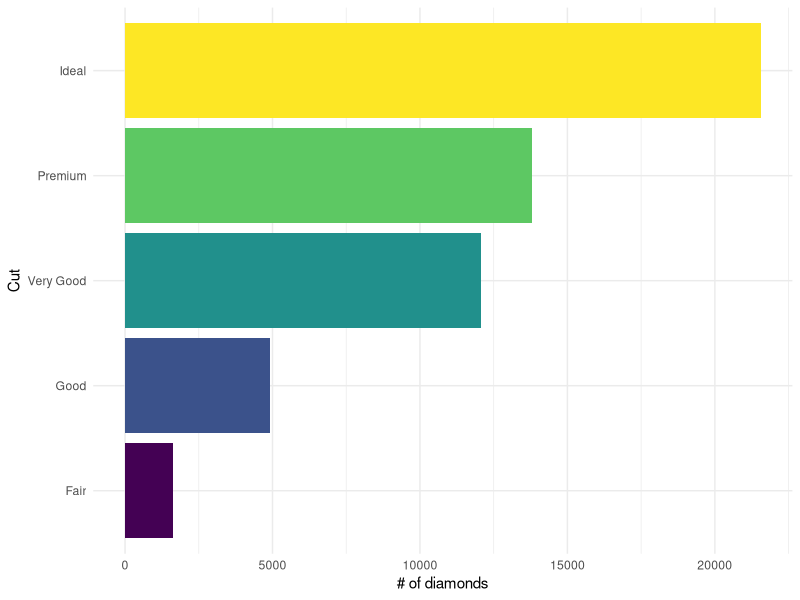
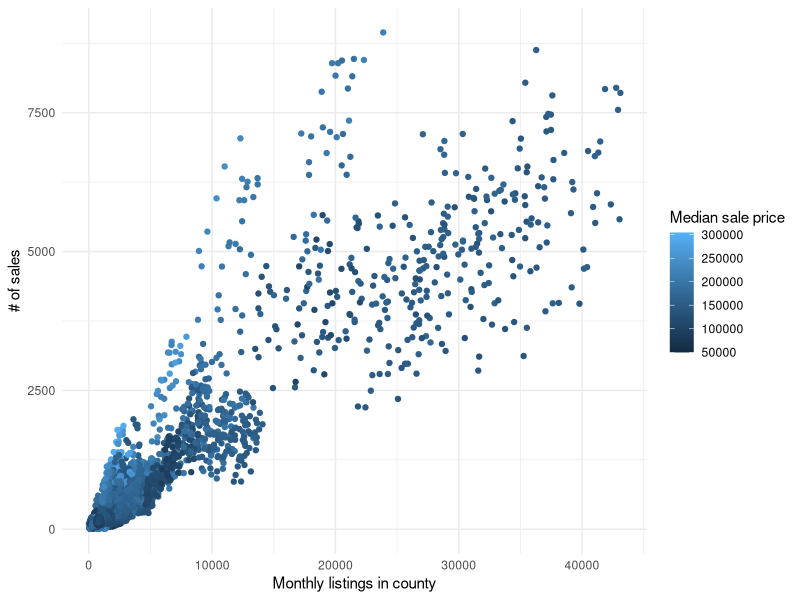
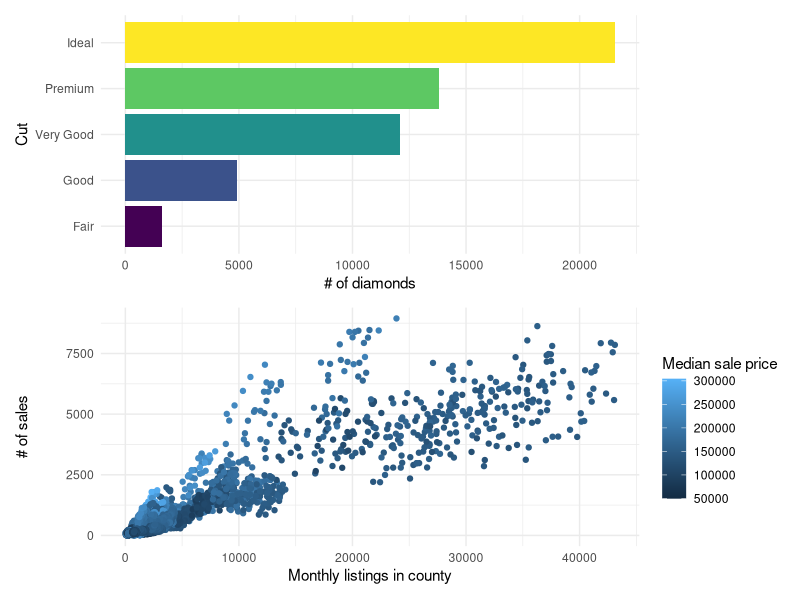

Generate these figures, in order, with R:
## ---- chunk 1
library(tidyverse)
library(patchwork) # to put both plots in the same image

theme_set(theme_minimal())
## ---- chunk 2
bar_chart <- ggplot(diamonds, aes(cut, fill = cut)) + 
  geom_bar() + 
  coord_flip() +
  # fill guide would just duplicate x-axis label and take up space
  guides(fill = FALSE) +
  labs(x = "Cut", y = "# of diamonds")

bar_chart
## ---- chunk 3
scatter_plot <- ggplot(txhousing, aes(listings, sales, color = median)) +
  geom_point() +
  labs(x = "Monthly listings in county", 
       y = "# of sales",
       color = "Median sale price")

scatter_plot
## ---- chunk 4
patch <- bar_chart / scatter_plot

patch
